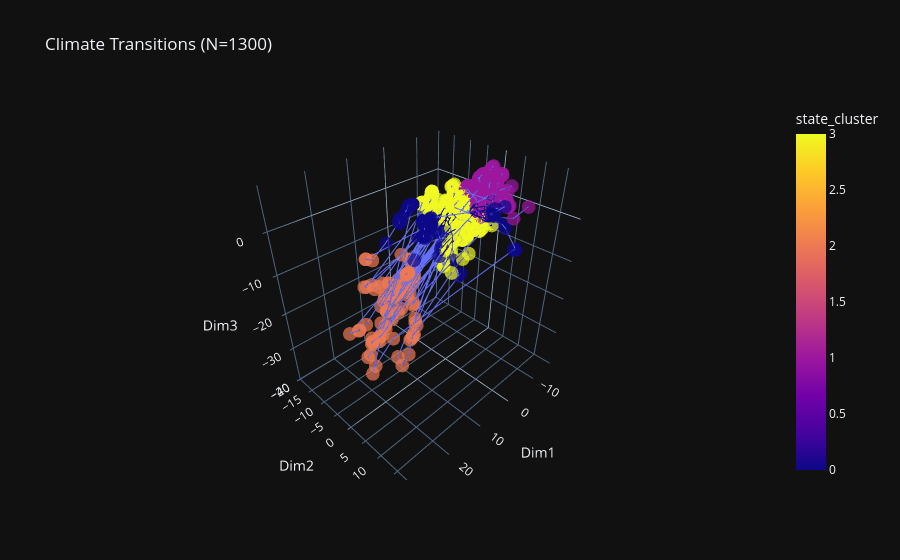

Notebook source saved alongside this figure:
### Code cell
from sklearn.cluster import KMeans
from sklearn.metrics import silhouette_score
import plotly.express as px

# Run KMeans on the 1,300 points
n_states = 4
kmeans = KMeans(n_clusters=n_states, random_state=42, n_init=10)
df_viz['state_cluster'] = kmeans.fit_predict(latent_coords)

# Check the Trust Score
score = silhouette_score(latent_coords, df_viz['state_cluster'])
print(f"Silhouette Score for 1,300 points: {score:.4f}")

# 3D Plot with 'Snakes' colored by Country, but Points colored by State
fig = px.scatter_3d(
    df_viz, 
    x='Dim1', y='Dim2', z='Dim3',
    color='state_cluster',        # Color shows the 'Regime'
    hover_name='Name',
    hover_data=['year'],
    title=f"Climate Transitions (N=1300)",
    template='plotly_dark',
    opacity=0.7
)

# Optional: Add the lines back in to see the paths through the clusters
fig.update_traces(mode='markers+lines') 
fig.show()

### Figure 1 — Plotly figure (JSON) as saved in the notebook; plotly's stock layout.template omitted (floating-point values rounded to 4 significant figures; data arrays with more than 128 entries replaced by an {"elided": "..."} marker saying what was removed)
{"data": [{"customdata": {"elided": "987x1 int values"}, "hovertemplate": "<b>%{hovertext}</b><br><br>Dim1=%{x}<br>Dim2=%{y}<br>Dim3=%{z}<br>year=%{customdata[0]}<br>state_cluster=%{marker.color}<extra></extra>", "hovertext": {"elided": "987 str values"}, "legendgroup": "", "marker": {"color": {"elided": "987 int values"}, "coloraxis": "coloraxis", "opacity": 0.7, "symbol": "circle"}, "mode": "markers+lines", "name": "", "scene": "scene", "showlegend": false, "type": "scatter3d", "x": {"elided": "987 float values"}, "y": {"elided": "987 float values"}, "z": {"elided": "987 float values"}}], "layout": {"coloraxis": {"colorbar": {"title": {"text": "state_cluster"}}, "colorscale": [[0, "#0d0887"], [0.1111, "#46039f"], [0.2222, "#7201a8"], [0.3333, "#9c179e"], [0.4444, "#bd3786"], [0.5556, "#d8576b"], [0.6667, "#ed7953"], [0.7778, "#fb9f3a"], [0.8889, "#fdca26"], [1, "#f0f921"]]}, "legend": {"tracegroupgap": 0}, "scene": {"domain": {"x": [0, 1], "y": [0, 1]}, "xaxis": {"title": {"text": "Dim1"}}, "yaxis": {"title": {"text": "Dim2"}}, "zaxis": {"title": {"text": "Dim3"}}}, "title": {"text": "Climate Transitions (N=1300)"}}}
